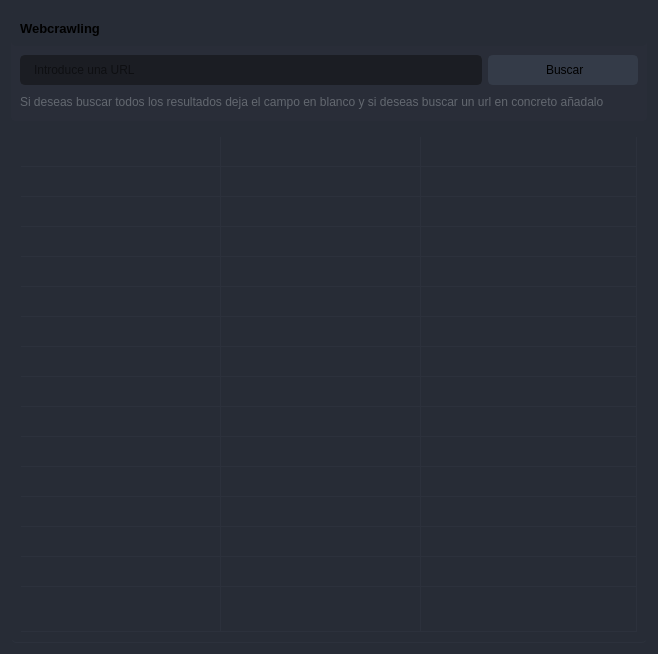
                        <widget class="QWidget" name="tab_9">
                         <property name="styleSheet">
                          <string notr="true">background-color: rgb(39, 44, 54);
</string>
                         </property>
                         <attribute name="title">
                          <string>Consultar Webcrawling</string>
                         </attribute>
                         <layout class="QVBoxLayout" name="verticalLayout_37">
                          <item>
                           <widget class="QFrame" name="frame_div_content_12">
                            <property name="minimumSize">
                             <size>
                              <width>0</width>
                              <height>110</height>
                             </size>
                            </property>
                            <property name="maximumSize">
                             <size>
                              <width>16777215</width>
                              <height>110</height>
                             </size>
                            </property>
                            <property name="styleSheet">
                             <string notr="true">background-color: rgb(41, 45, 56);
border-radius: 5px;
</string>
                            </property>
                            <property name="frameShape">
                             <enum>QFrame::NoFrame</enum>
                            </property>
                            <property name="frameShadow">
                             <enum>QFrame::Raised</enum>
                            </property>
                            <layout class="QVBoxLayout" name="verticalLayout_48">
                             <property name="spacing">
                              <number>0</number>
                             </property>
                             <property name="leftMargin">
                              <number>0</number>
                             </property>
                             <property name="topMargin">
                              <number>0</number>
                             </property>
                             <property name="rightMargin">
                              <number>0</number>
                             </property>
                             <property name="bottomMargin">
                              <number>0</number>
                             </property>
                             <item>
                              <widget class="QFrame" name="frame_title_wid_12">
                               <property name="maximumSize">
                                <size>
                                 <width>16777215</width>
                                 <height>35</height>
                                </size>
                               </property>
                               <property name="styleSheet">
                                <string notr="true">background-color: rgb(39, 44, 54);</string>
                               </property>
                               <property name="frameShape">
                                <enum>QFrame::StyledPanel</enum>
                               </property>
                               <property name="frameShadow">
                                <enum>QFrame::Raised</enum>
                               </property>
                               <layout class="QVBoxLayout" name="verticalLayout_52">
                                <item>
                                 <widget class="QLabel" name="labelBoxBlenderInstalation_12">
                                  <property name="font">
                                   <font>
                                    <family>Segoe UI</family>
                                    <pointsize>10</pointsize>
                                    <weight>75</weight>
                                    <bold>true</bold>
                                   </font>
                                  </property>
                                  <property name="styleSheet">
                                   <string notr="true"/>
                                  </property>
                                  <property name="text">
                                   <string>Webcrawling</string>
                                  </property>
                                 </widget>
                                </item>
                               </layout>
                              </widget>
                             </item>
                             <item>
                              <widget class="QFrame" name="frame_content_wid_12">
                               <property name="frameShape">
                                <enum>QFrame::NoFrame</enum>
                               </property>
                               <property name="frameShadow">
                                <enum>QFrame::Raised</enum>
                               </property>
                               <layout class="QHBoxLayout" name="horizontalLayout_27">
                                <item>
                                 <layout class="QGridLayout" name="gridLayout_14">
                                  <property name="bottomMargin">
                                   <number>0</number>
                                  </property>
                                  <item row="0" column="0">
                                   <widget class="QLineEdit" name="lineEdit_12">
                                    <property name="minimumSize">
                                     <size>
                                      <width>0</width>
                                      <height>30</height>
                                     </size>
                                    </property>
                                    <property name="styleSheet">
                                     <string notr="true">QLineEdit {
	background-color: rgb(27, 29, 35);
	border-radius: 5px;
	border: 2px solid rgb(27, 29, 35);
	padding-left: 10px;
}
QLineEdit:hover {
	border: 2px solid rgb(64, 71, 88);
}
QLineEdit:focus {
	border: 2px solid rgb(91, 101, 124);
}</string>
                                    </property>
                                    <property name="placeholderText">
                                     <string>Introduce una URL</string>
                                    </property>
                                   </widget>
                                  </item>
                                  <item row="0" column="1">
                                   <widget class="QPushButton" name="buscar_8">
                                    <property name="sizePolicy">
                                     <sizepolicy hsizetype="Preferred" vsizetype="Preferred">
                                      <horstretch>0</horstretch>
                                      <verstretch>0</verstretch>
                                     </sizepolicy>
                                    </property>
                                    <property name="minimumSize">
                                     <size>
                                      <width>150</width>
                                      <height>30</height>
                                     </size>
                                    </property>
                                    <property name="font">
                                     <font>
                                      <family>Segoe UI</family>
                                      <pointsize>9</pointsize>
                                     </font>
                                    </property>
                                    <property name="styleSheet">
                                     <string notr="true">QPushButton {
	border: 2px solid rgb(52, 59, 72);
	border-radius: 5px;
	background-color: rgb(52, 59, 72);
}
QPushButton:hover {
	background-color: rgb(57, 65, 80);
	border: 2px solid rgb(61, 70, 86);
}
QPushButton:pressed {
	background-color: rgb(35, 40, 49);
	border: 2px solid rgb(43, 50, 61);
}</string>
                                    </property>
                                    <property name="text">
                                     <string> Buscar</string>
                                    </property>
                                    <property name="icon">
                                     <iconset>
                                      <normaloff>icons/16x16/cil-lupita.png</normaloff>icons/16x16/cil-lupita.png</iconset>
                                    </property>
                                   </widget>
                                  </item>
                                  <item row="1" column="0" colspan="2">
                                   <widget class="QLabel" name="labelVersion_14">
                                    <property name="styleSheet">
                                     <string notr="true">color: rgb(98, 103, 111);</string>
                                    </property>
                                    <property name="lineWidth">
                                     <number>1</number>
                                    </property>
                                    <property name="text">
                                     <string>Si deseas buscar todos los resultados deja el campo en blanco y si deseas buscar un url en concreto añadalo</string>
                                    </property>
                                    <property name="alignment">
                                     <set>Qt::AlignLeading|Qt::AlignLeft|Qt::AlignVCenter</set>
                                    </property>
                                   </widget>
                                  </item>
                                 </layout>
                                </item>
                               </layout>
                              </widget>
                             </item>
                            </layout>
                           </widget>
                          </item>
                          <item>
                           <widget class="QTableWidget" name="tableWidget_webcrawling">
                            <property name="sizePolicy">
                             <sizepolicy hsizetype="Expanding" vsizetype="Expanding">
                              <horstretch>0</horstretch>
                              <verstretch>0</verstretch>
                             </sizepolicy>
                            </property>
                            <property name="palette">
                             <palette>
                              <active>
                               <colorrole role="WindowText">
                                <brush brushstyle="SolidPattern">
                                 <color alpha="255">
                                  <red>210</red>
                                  <green>210</green>
                                  <blue>210</blue>
                                 </color>
                                </brush>
                               </colorrole>
                               <colorrole role="Button">
                                <brush brushstyle="SolidPattern">
                                 <color alpha="255">
                                  <red>39</red>
                                  <green>44</green>
                                  <blue>54</blue>
                                 </color>
                                </brush>
                               </colorrole>
                               <colorrole role="Text">
                                <brush brushstyle="SolidPattern">
                                 <color alpha="255">
                                  <red>210</red>
                                  <green>210</green>
                                  <blue>210</blue>
                                 </color>
                                </brush>
                               </colorrole>
                               <colorrole role="ButtonText">
                                <brush brushstyle="SolidPattern">
                                 <color alpha="255">
                                  <red>210</red>
                                  <green>210</green>
                                  <blue>210</blue>
                                 </color>
                                </brush>
                               </colorrole>
                               <colorrole role="Base">
                                <brush brushstyle="SolidPattern">
                                 <color alpha="255">
                                  <red>39</red>
                                  <green>44</green>
                                  <blue>54</blue>
                                 </color>
                                </brush>
                               </colorrole>
                               <colorrole role="Window">
                                <brush brushstyle="SolidPattern">
                                 <color alpha="255">
                                  <red>39</red>
                                  <green>44</green>
                                  <blue>54</blue>
                                 </color>
                                </brush>
                               </colorrole>
                               <colorrole role="PlaceholderText">
                                <brush brushstyle="NoBrush">
                                 <color alpha="128">
                                  <red>210</red>
                                  <green>210</green>
                                  <blue>210</blue>
                                 </color>
                                </brush>
                               </colorrole>
                              </active>
                              <inactive>
                               <colorrole role="WindowText">
                                <brush brushstyle="SolidPattern">
                                 <color alpha="255">
                                  <red>210</red>
                                  <green>210</green>
                                  <blue>210</blue>
                                 </color>
                                </brush>
                               </colorrole>
                               <colorrole role="Button">
                                <brush brushstyle="SolidPattern">
                                 <color alpha="255">
                                  <red>39</red>
                                  <green>44</green>
                                  <blue>54</blue>
                                 </color>
                                </brush>
                               </colorrole>
                               <colorrole role="Text">
                                <brush brushstyle="SolidPattern">
                                 <color alpha="255">
                                  <red>210</red>
                                  <green>210</green>
                                  <blue>210</blue>
                                 </color>
                                </brush>
                               </colorrole>
                               <colorrole role="ButtonText">
                                <brush brushstyle="SolidPattern">
                                 <color alpha="255">
                                  <red>210</red>
                                  <green>210</green>
                                  <blue>210</blue>
                                 </color>
                                </brush>
                               </colorrole>
                               <colorrole role="Base">
                                <brush brushstyle="SolidPattern">
                                 <color alpha="255">
                                  <red>39</red>
                                  <green>44</green>
                                  <blue>54</blue>
                                 </color>
                                </brush>
                               </colorrole>
                               <colorrole role="Window">
                                <brush brushstyle="SolidPattern">
                                 <color alpha="255">
                                  <red>39</red>
                                  <green>44</green>
                                  <blue>54</blue>
                                 </color>
                                </brush>
                               </colorrole>
                               <colorrole role="PlaceholderText">
                                <brush brushstyle="NoBrush">
                                 <color alpha="128">
                                  <red>210</red>
                                  <green>210</green>
                                  <blue>210</blue>
                                 </color>
                                </brush>
                               </colorrole>
                              </inactive>
                              <disabled>
                               <colorrole role="WindowText">
                                <brush brushstyle="SolidPattern">
                                 <color alpha="255">
                                  <red>210</red>
                                  <green>210</green>
                                  <blue>210</blue>
                                 </color>
                                </brush>
                               </colorrole>
                               <colorrole role="Button">
                                <brush brushstyle="SolidPattern">
                                 <color alpha="255">
                                  <red>39</red>
                                  <green>44</green>
                                  <blue>54</blue>
                                 </color>
                                </brush>
                               </colorrole>
                               <colorrole role="Text">
                                <brush brushstyle="SolidPattern">
                                 <color alpha="255">
                                  <red>210</red>
                                  <green>210</green>
                                  <blue>210</blue>
                                 </color>
                                </brush>
                               </colorrole>
                               <colorrole role="ButtonText">
                                <brush brushstyle="SolidPattern">
                                 <color alpha="255">
                                  <red>210</red>
                                  <green>210</green>
                                  <blue>210</blue>
                                 </color>
                                </brush>
                               </colorrole>
                               <colorrole role="Base">
                                <brush brushstyle="SolidPattern">
                                 <color alpha="255">
                                  <red>39</red>
                                  <green>44</green>
                                  <blue>54</blue>
                                 </color>
                                </brush>
                               </colorrole>
                               <colorrole role="Window">
                                <brush brushstyle="SolidPattern">
                                 <color alpha="255">
                                  <red>39</red>
                                  <green>44</green>
                                  <blue>54</blue>
                                 </color>
                                </brush>
                               </colorrole>
                               <colorrole role="PlaceholderText">
                                <brush brushstyle="NoBrush">
                                 <color alpha="128">
                                  <red>210</red>
                                  <green>210</green>
                                  <blue>210</blue>
                                 </color>
                                </brush>
                               </colorrole>
                              </disabled>
                             </palette>
                            </property>
                            <property name="contextMenuPolicy">
                             <enum>Qt::DefaultContextMenu</enum>
                            </property>
                            <property name="styleSheet">
                             <string notr="true">QTableWidget {
	background-color: rgb(39, 44, 54);
	padding: 10px;
	border-radius: 5px;
	gridline-color: rgb(44, 49, 60);
	border-bottom: 1px solid rgb(44, 49, 60);
}
QTableWidget::item{
	border-color: rgb(44, 49, 60);
	padding-left: 5px;
	padding-right: 5px;
	gridline-color: rgb(44, 49, 60);
}
QTableWidget::item:selected{
	background-color: rgb(85, 170, 255);
}
QScrollBar:horizontal {
    border: none;
    background: rgb(52, 59, 72);
    height: 14px;
    margin: 0px 21px 0 21px;
	border-radius: 0px;
}
 QScrollBar:vertical {
	border: none;
    background: rgb(52, 59, 72);
    width: 14px;
    margin: 21px 0 21px 0;
	border-radius: 0px;
 }
QHeaderView::section{
	Background-color: rgb(39, 44, 54);
	max-width: 30px;
	border: 1px solid rgb(44, 49, 60);
	border-style: none;
    border-bottom: 1px solid rgb(44, 49, 60);
    border-right: 1px solid rgb(44, 49, 60);
}
QTableWidget::horizontalHeader {
	background-color: rgb(81, 255, 0);
}
QHeaderView::section:horizontal
{
    border: 1px solid rgb(32, 34, 42);
	background-color: rgb(27, 29, 35);
	padding: 3px;
	border-top-left-radius: 7px;
    border-top-right-radius: 7px;
}
QHeaderView::section:vertical
{
    border: 1px solid rgb(44, 49, 60);
}
</string>
                            </property>
                            <property name="frameShape">
                             <enum>QFrame::NoFrame</enum>
                            </property>
                            <property name="verticalScrollBarPolicy">
                             <enum>Qt::ScrollBarAsNeeded</enum>
                            </property>
                            <property name="horizontalScrollBarPolicy">
                             <enum>Qt::ScrollBarAsNeeded</enum>
                            </property>
                            <property name="sizeAdjustPolicy">
                             <enum>QAbstractScrollArea::AdjustToContents</enum>
                            </property>
                            <property name="editTriggers">
                             <set>QAbstractItemView::NoEditTriggers</set>
                            </property>
                            <property name="alternatingRowColors">
                             <bool>false</bool>
                            </property>
                            <property name="selectionMode">
                             <enum>QAbstractItemView::SingleSelection</enum>
                            </property>
                            <property name="selectionBehavior">
                             <enum>QAbstractItemView::SelectRows</enum>
                            </property>
                            <property name="showGrid">
                             <bool>true</bool>
                            </property>
                            <property name="gridStyle">
                             <enum>Qt::SolidLine</enum>
                            </property>
                            <property name="sortingEnabled">
                             <bool>false</bool>
                            </property>
                            <property name="columnCount">
                             <number>3</number>
                            </property>
                            <attribute name="horizontalHeaderVisible">
                             <bool>false</bool>
                            </attribute>
                            <attribute name="horizontalHeaderCascadingSectionResizes">
                             <bool>true</bool>
                            </attribute>
                            <attribute name="horizontalHeaderDefaultSectionSize">
                             <number>200</number>
                            </attribute>
                            <attribute name="horizontalHeaderStretchLastSection">
                             <bool>true</bool>
                            </attribute>
                            <attribute name="verticalHeaderVisible">
                             <bool>false</bool>
                            </attribute>
                            <attribute name="verticalHeaderCascadingSectionResizes">
                             <bool>false</bool>
                            </attribute>
                            <attribute name="verticalHeaderHighlightSections">
                             <bool>false</bool>
                            </attribute>
                            <attribute name="verticalHeaderStretchLastSection">
                             <bool>true</bool>
                            </attribute>
                            <row>
                             <property name="text">
                              <string>New Row</string>
                             </property>
                             <property name="font">
                              <font>
                               <family>Segoe UI</family>
                              </font>
                             </property>
                            </row>
                            <row>
                             <property name="text">
                              <string>New Row</string>
                             </property>
                            </row>
                            <row>
                             <property name="text">
                              <string>New Row</string>
                             </property>
                            </row>
                            <row>
                             <property name="text">
                              <string>New Row</string>
                             </property>
                            </row>
                            <row>
                             <property name="text">
                              <string>New Row</string>
                             </property>
                            </row>
                            <row>
                             <property name="text">
                              <string>New Row</string>
                             </property>
                            </row>
                            <row>
                             <property name="text">
                              <string>New Row</string>
                             </property>
                            </row>
                            <row>
                             <property name="text">
                              <string>New Row</string>
                             </property>
                            </row>
                            <row>
                             <property name="text">
                              <string>New Row</string>
                             </property>
                            </row>
                            <row/>
                            <row/>
                            <row/>
                            <row/>
                            <row/>
                            <row/>
                            <row/>
                            <column>
                             <property name="text">
                              <string>0</string>
                             </property>
                            </column>
                            <column>
                             <property name="text">
                              <string>1</string>
                             </property>
                            </column>
                            <column>
                             <property name="text">
                              <string>2</string>
                             </property>
                            </column>
                            <item row="0" column="0">
                             <property name="text">
                              <string/>
                             </property>
                            </item>
                            <item row="0" column="1">
                             <property name="text">
                              <string/>
                             </property>
                            </item>
                            <item row="0" column="2">
                             <property name="text">
                              <string/>
                             </property>
                            </item>
                           </widget>
                          </item>
                         </layout>
                        </widget>
